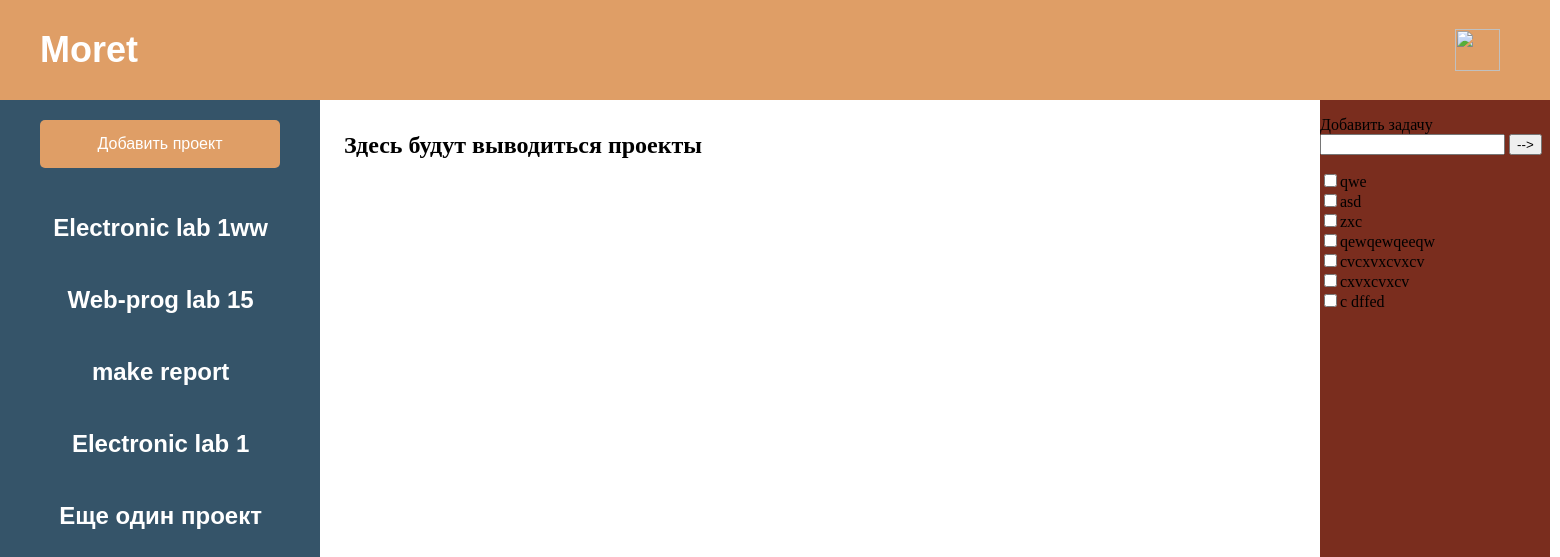
The app's page /, older data.
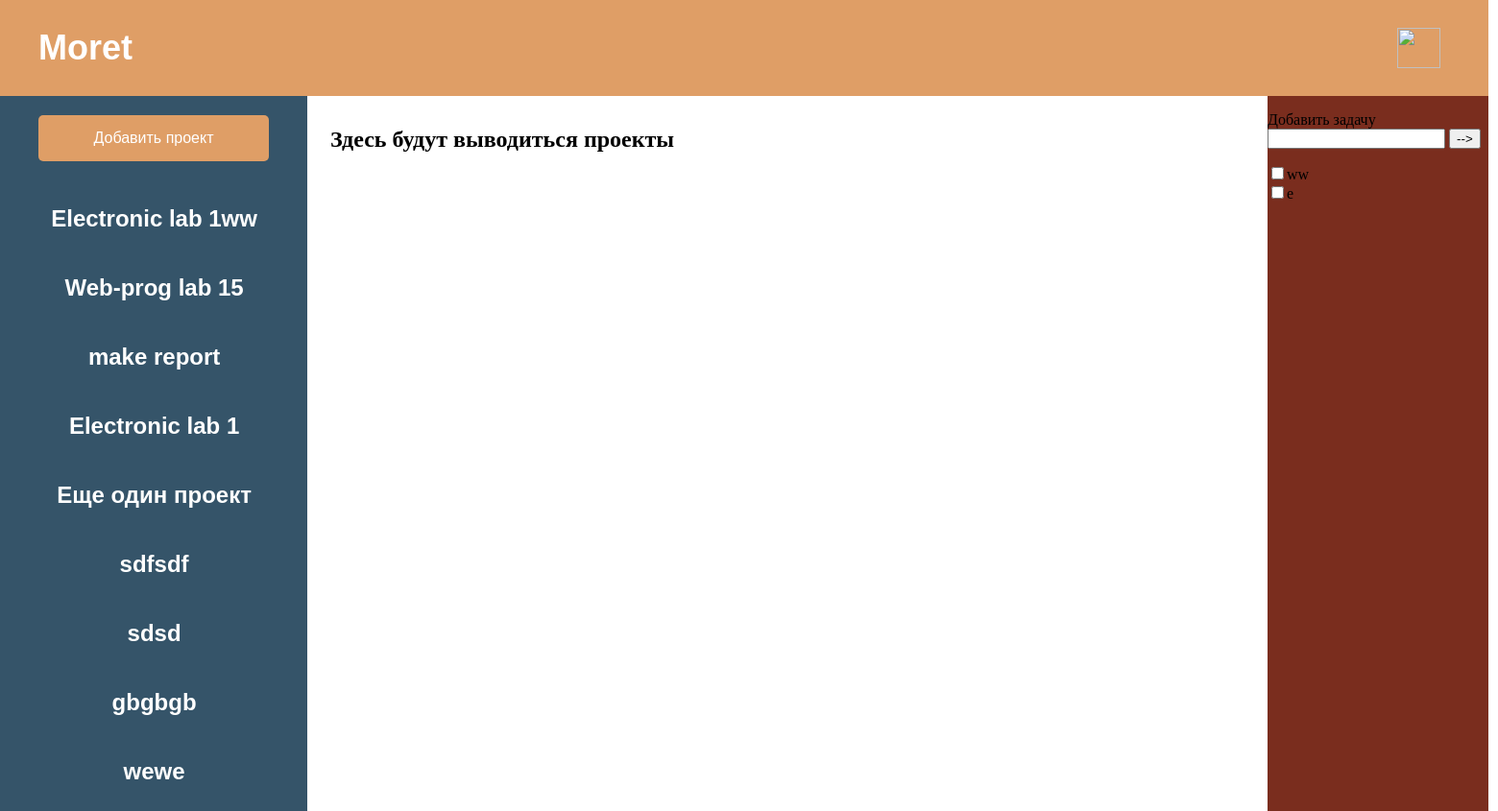
The same page, newer data.
### main/models.py (models this page shows, shortened)
class Project(models.Model):
    name = models.CharField(max_length=100)
    description = models.CharField(max_length=300)
    deadline = models.DateTimeField('deadline')
    parent_project = models.ForeignKey('self', on_delete=models.CASCADE, blank=True, null=True)

class Task(models.Model):
    text = models.CharField(max_length=200)

### main/views.py (the view)
# urls.py: path('', views.index, name='index'),
def index(request):
    tasks = Task.objects.all()
    projects = Project.objects.all()
    template_name = 'main/index.html'
    if 'add_task_btn' in request.POST:
        task = Task()
        task.text = request.POST.get("add_task_input")
        task.save()
    return render(request, template_name, {'projects': projects, 'tasks': tasks})

### main/templates/main/index.html
{% extends 'main/common.html' %}
{% block project_info %}
    <h2>Здесь будут выводиться проекты</h2>
{% endblock %}

### main/templates/main/common.html (shortened to what this page needs)
{% load static %}
<!DOCTYPE html>
<html lang="en">
<head>
    <link rel="stylesheet" href="{% static 'main/css/main.css' %}">
</head>
<body>
    <header class="header"><label class="header-text">Moret</label></header>
    <div>
        <a href="#"><img class='profile-link' src={% static 'main/images/account.png' %}></a>
    </div>
    <div class="sidebar-color">
        <div class="sidebar-text">
            <button class="button-add-project" onclick="window.location.href = {% url 'project_creating' %};">Добавить
                проект</button>
            {% if projects %}
                <ul class="ul-sidebar">
                    {% for project in projects %}
                        {% if project.parent_project == null %}
                            <li class="li-sidebar"><a class='a-sidebar' href="{% url 'index_with_project' project.id %}"
                            >{{ project.name }}</a></li>
                        {% endif %}
                    {% endfor %}
                </ul>
            {% else %}
                <p>No projects are available.</p>
            {% endif %}
        </div>
    </div>
    <div class="in-row">
        <div class="center blue" id="project_info">
            {% block project_info %}
            {% endblock %}
        </div>
        <div class="tasks">
            <form method="post" id="tasks">
                <p>Добавить задачу<br>
                    <input type="text" name="add_task_input" value="" size="20">
                    <button name="add_task_btn" type="submit">--></button>
                </p>
                {% if tasks %}
                    {% for task in tasks %}
                        <div name="div_{{ task.text }}"
                             id="{{ task.text }}">
                            <input type="checkbox"
                                   onChange="hide_task('{{ task.text }}')"
                                   name="{{ task.text }}"
                            >{{ task.text }}
                        </div>
                    {% endfor %}
                {% else %}
                    <p>No tasks are available.</p>
                {% endif %}
            </form>
        </div>
    </div>
</body>
</html>

Row changes from the older to the newer data that the page shows:
removed Task: text "qwe"
removed Task: text "asd"
removed Task: text "zxc"
removed Task: text "qewqewqeeqw"
removed Task: text "cvcxvxcvxcv"
removed Task: text "cxvxcvxcv"
removed Task: text "c dffed"
added Project: name "sdfsdf"
added Project: name "sdsd"
added Project: name "gbgbgb"
added Project: name "wewe"
added Task: text "ww"
added Task: text "e"
